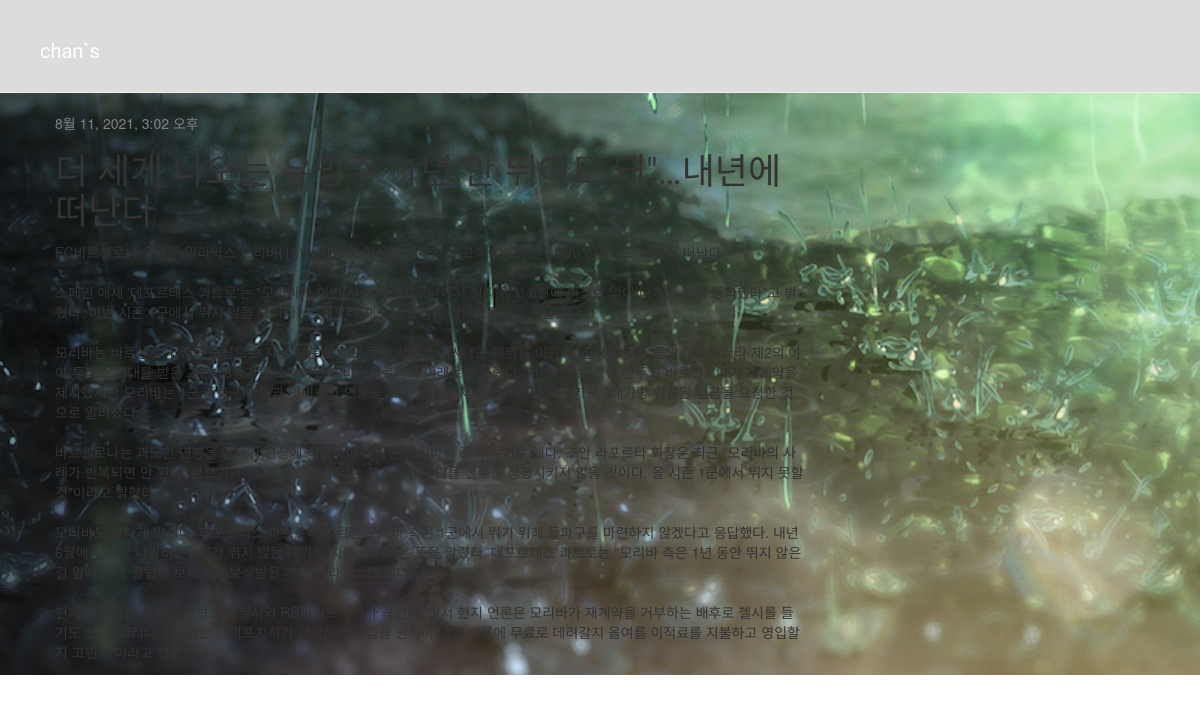
The app's page /post/2/ with its own data.
### blog/models.py (models this page shows, shortened)
class Post(models.Model):
    author = models.ForeignKey(settings.AUTH_USER_MODEL, on_delete=models.CASCADE)
    title = models.CharField(max_length=200)
    text = models.TextField()
    created_date = models.DateTimeField(
            default=timezone.now)
    published_date = models.DateTimeField(
            blank=True, null=True)

### blog/views.py (the view)
# urls.py: path('post/<int:pk>/', views.post_detail, name='post_detail'),
def post_detail(request, pk):
    post = get_object_or_404(Post, pk=pk)
    return render(request, 'blog/post_detail.html', {'post': post})

### blog/templates/blog/post_detail.html (shortened to what this page needs)
{% extends 'blog/base.html' %}
{% block content %}
    <div class="post">
        {% if post.published_date %}
            <div class="date">
                {{ post.published_date }}
            </div>
        {% else %}
            <a class="btn btn-default" href="{% url 'post_publish' pk=post.pk %}">Publish</a>
        {% endif %}
        <h1>{{ post.title }}</h1>
        <p>{{ post.text|linebreaksbr }}</p>
    </div>
{% endblock %}

### blog/static/css/blog.css (style rules this page uses)
body { background: url('../image/bg1.jpg') no-repeat; background-size : 100%; }
h1, h2, h3, h4 { font-family: 'Lobster', cursive; }
.date { color: #828282; }
.post { margin-bottom: 20px; }

### records on screen
Post: published_date "8월 11, 2021, 3:02 오후", title "더 세게 나오는 유망주 \"1년 안 뛰어도 돼\"…내년에 떠난다", text "FC바르셀로나 유망주 일라익스 모리바(18)가 재계약 협상에 응하지 않고 자유계약선수(FA) 신분으로 내년에 떠난다. 스페인 매체 '데포르테스 콰트로'는 \"모리바가 이번 시즌 바르셀로나에서 뛰지 않고 6월에 이적료 없이 나가는 것에 동의했다\"고 밝혔다. 이번 시즌 1군에서 뛰지 않을 모리바는 1월부터 새로운 클럽을 알아보겠다고 전달했다. 모리바는 바르셀로나 유스 출신으로 지난 시즌 로날드 쿠만 감독 밑에서 1군 데뷔를 이뤘다. 신장을 갖춘 중앙 미드필더라 제2의 야야 투레로 기대를 받은 그는 18경기를 소화하면서 바르셀로나의 미래로 떠올랐다. 계약 만료를 1년 앞두고 바르셀로나가 재계약을 제시했지만 모리바는 1군 주축 선수들과 엇비슷한 연봉을 요구했다. 현재 수령하는 금액의 거의 3배가량 인상된 임금을 요청한 것으로 알려졌다. 바르셀로나는 과도한 연봉을 앞세워 협상에 적극적이지 않은 모리바를 잡지 않기로 했다. 조안 라포르타 회장은 최근 \"모리바의 사례가 반복되면 안 된다. 본보기가 필요하다\"며 \"우리는 재계약하지 않을 선수를 성장시키지 않을 것이다. 올 시즌 1군에서 뛰지 못할 것\"이라고 밝혔다. 모리바도 강하게 맞섰다. 데포르테스 콰트로에 따르면 모리바 측은 1군에서 뛰기 위해 돌파구를 마련하지 않겠다고 응답했다. 내년 6월에 무료로 나가려면 1년간 뛰지 않는 대가를 치를 것이라는 뜻을 알렸다. 데포르테스 콰트로는 \"모리바 측은…"
